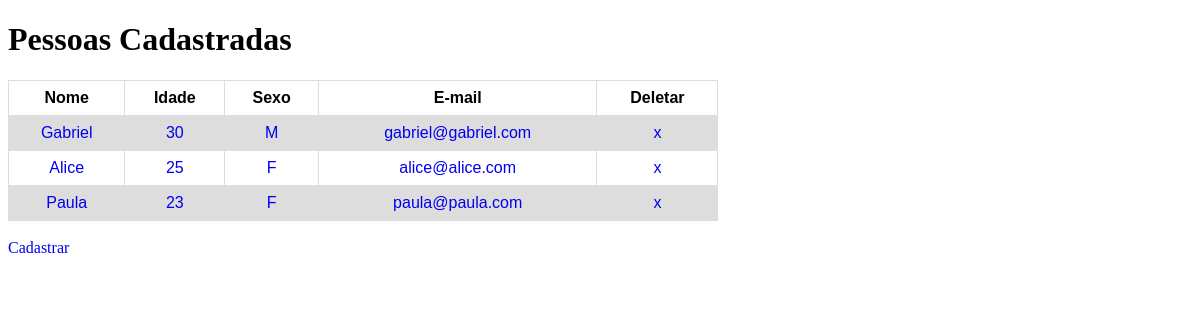
Before: / with the older database file.
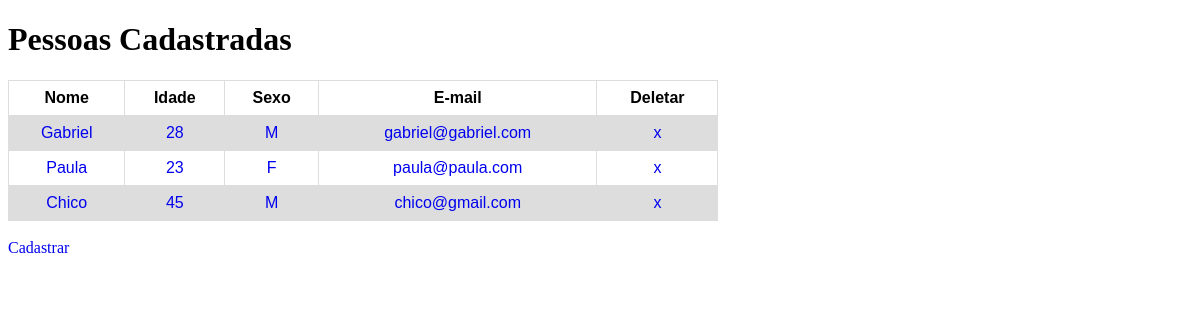
After: the same page with the newer database file.
### cadastro/models.py (models this page shows)
class Pessoa(models.Model):
    nome = models.CharField(max_length=200)
    sexo = models.CharField(choices=SEXO_CHOICES, max_length=1)
    email = models.EmailField()
    idade = models.IntegerField()
    def __str__(self):
        return self.nome

### cadastro/views.py (the view)
# urls.py: path('', views.index, name='index'),
def index(request):
    pessoas = Pessoa.objects.all()
    dados = {
        'pessoas': pessoas,
    }
    return render(request, 'index.html', dados)

### cadastro/templates/index.html (shortened to what this page needs)
<!DOCTYPE html>
<html>
<head>
</head>
<body>
<h1>Pessoas Cadastradas</h1>
<table>
    <tr>
        <th>Nome</th>
        <th>Idade</th>
        <th>Sexo</th>
        <th>E-mail</th>
        <th>Deletar</th>
    </tr>
    {% for pessoa in pessoas %}
    <tr>
        <td><a href="{% url 'pessoa_update' pessoa.id %}">{{ pessoa }}</a></td>
        <td><a href="{% url 'pessoa_update' pessoa.id %}">{{ pessoa.idade }}</a></td>
        <td><a href="{% url 'pessoa_update' pessoa.id %}">{{ pessoa.sexo }}</a></td>
        <td><a href="{% url 'pessoa_update' pessoa.id %}">{{ pessoa.email }}</a></td>
        <td><a href="{% url 'pessoa_delete' pessoa.id %}"> x </a></td>
    </tr>
    {% endfor %}
</table>
<br>
<a href="{% url 'pessoa_nova' %}">Cadastrar</a>
</body>
</html>

### cadastro/templates/index.html (style rules this page uses)
table { font-family: arial, sans-serif; border-collapse: collapse; width: 60%; }
td, th { border: 1px solid #dddddd; text-align: center; padding: 8px; }
tr:nth-child(even) { background-color: #dddddd; }
a { text-decoration: none; }

Changed rows visible on the page:
removed Pessoa: nome "Alice", idade "25", sexo "F", email "alice@alice.com"
changed Pessoa "Gabriel": idade "30" → "28"
added Pessoa: nome "Chico", idade "45", sexo "M", email "chico@gmail.com"
